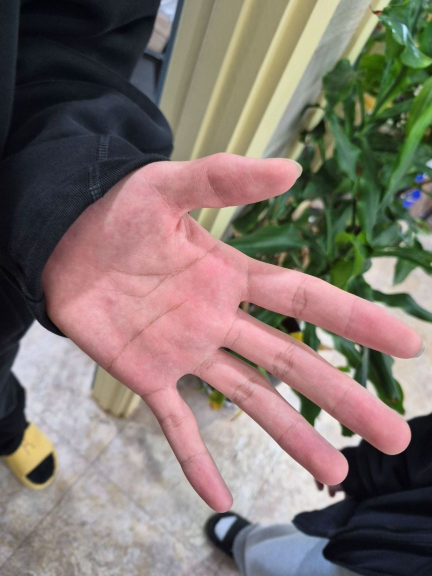
#> input picture img/20260328_115540.jpg, 864 x 1152 px, found by its file name (shown at 1/2 size)
$ python OpenCV2.py   (older library calls are emulated)
#> lines starting #> are read from the running program, lines starting #| are printed output that depends on the picture; after the words box and inside, x2 and y2 are one past the last pixel; in counts of white or black regions, pixels touching at a corner belong together
import cv2
import numpy as np
from matplotlib import pyplot as plt
import time

# src = cv2.imread('img\resource2.jpg')
# src = cv2.imread('img\resource2.jpg', cv2.IMREAD_GRAYSCALE)
# src = cv2.imread('img\shape.png')
src = cv2.imread('img\\20260328_115540.jpg')
#> src is the input picture: shape (1152, 864, 3); mean B, G, R 110.9, 117.2, 129.7
# [2678 lines of commented-out code are left out]

hsv = cv2.cvtColor(src, cv2.COLOR_BGR2HSV)
#> hsv: shape (1152, 864, 3); mean H, S, V 88.4, 70, 137.9
lowerb = (0,40,0)
upperb = (20,180,255)
bImage = cv2.inRange(hsv,lowerb,upperb)     # 손 영역만 검출한 이진 영상
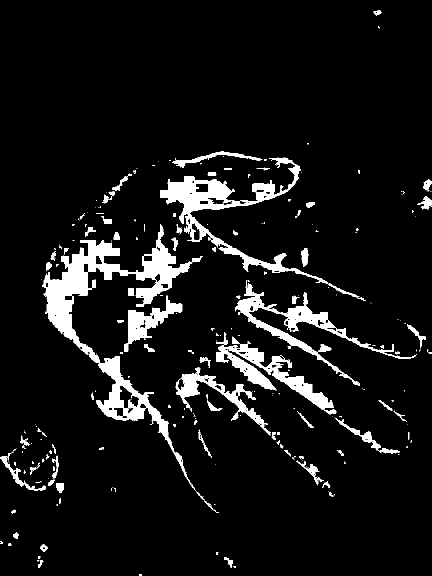
#> bImage: shape (1152, 864) (shown at 1/2 size); 7.8% white; 300 white regions (191 under 20 px)

mode = cv2.RETR_EXTERNAL    # 가장 바깥쪽 contour만
method = cv2.CHAIN_APPROX_SIMPLE    # 윤곽점 끝점만
contours, hierarchy = cv2.findContours(bImage, mode, method)    # bImage 윤곽선
#> contours = 298 contours, 217 with area under 20; largest, box (x1, y1, x2, y2) and area: (84, 449, 392, 982) 26615, (320, 315, 732, 602) 13360, (475, 561, 834, 772) 7870, (432, 674, 673, 830) 7784, (351, 735, 542, 872) 4470

dst = src.copy()
cnt = contours[0]
#> cnt = [[280, 1148], [279, 1149], [278, 1149], [279, 1150], [278, 1151], [283, 1151], [283, 1149], [282, 1148]]
cv2.drawContours(dst, [cnt], 0, (255,0,0),2)   # 윤곽선 표시
#> dst: shape (1152, 864, 3); under 0.01% of pixels changed, all inside (x1, y1, x2, y2) = (277, 1147, 285, 1152)

dst2 = dst.copy()
rows, cols = dst2.shape[:2]
#> rows = 1152; cols = 864
hull = cv2.convexHull(cnt, returnPoints=False)
#> hull = [7, 6, 5, 4, 2, 0]
hull_points = cnt[hull[:,0]]
#> hull_points = [[282, 1148], [283, 1149], [283, 1151], [278, 1151], [278, 1149], [280, 1148]]
cv2.drawContours(dst2, [hull_points], 0, (255,0,255), 6)
#> dst2: shape (1152, 864, 3); mean B, G, R 110.9, 117.2, 129.7

T = 5
defects = cv2.convexityDefects(cnt, hull)
#> defects = [[0, 2, 1, 114], [2, 4, 3, 256]]
print('dsefect.shape=',defects.shape)
#| dsefect.shape= (2, 1, 4)
for i in range(defects.shape[0]):
    s,e,f,d = defects[i,0]
    dist = d/256
    start = tuple(cnt[s][0])
    end = tuple(cnt[e][0])
    far = tuple(cnt[f][0])
#> this loop made 2 passes
#> (s, e, f, d, dist, start, end, far) on passes 1 to 2: (0, 2, 1, 114, 0.445, (280, 1148), (278, 1149), (279, 1149)), (2, 4, 3, 256, 1, (278, 1149), (278, 1151), (279, 1150))
